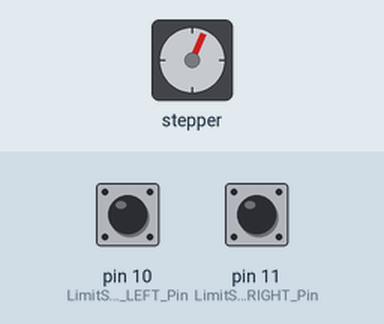
The sketch below on a simulated Arduino Uno, built with avr-gcc and run on an emulated ATmega328P. Shown: stepper motor. Wiring (inferred from the names in the program): stepper motor driver (200 steps per turn assumed): step pin 5; direction pin 2; enable pin 8. The inputs (shaded band) are chosen by the test bench; at power-on: pin 11 (LimitSwitch_RIGHT_Pin) HIGH, pin 10 (LimitSwitch_LEFT_Pin) LOW.

Above: at 2.8 s.
2.9 s: pin 11 (LimitSwitch_RIGHT_Pin) pulled LOW for 0.15 s
At 3.9 s:
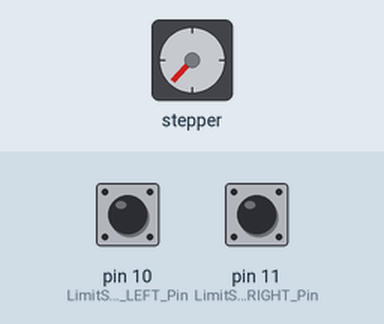
6.0 s: pin 10 (LimitSwitch_LEFT_Pin) pulled HIGH for 1 s
At 7.35 s:
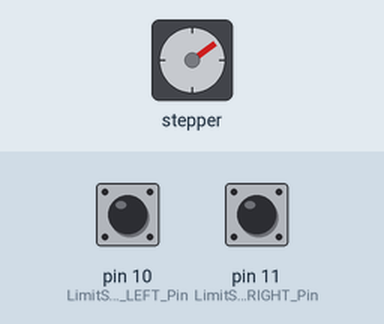
9.6 s: pin 10 (LimitSwitch_LEFT_Pin) pulled HIGH for 0.15 s
At 9.75 s:
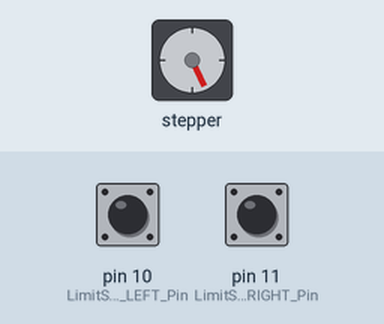
12.7 s: pin 11 (LimitSwitch_RIGHT_Pin) pulled LOW for 1 s
Timing chart, 0 to 23.7 s (numbered marks = the images above; inputs shaded):
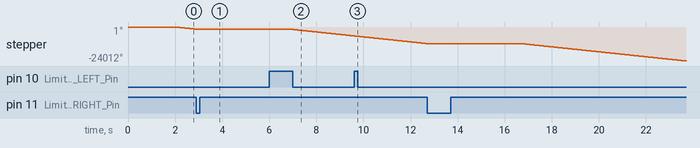

The sketch:

code1.ino
```cpp
// defines pins numbers

const int stepPin = 5;

const int dirPin = 2;

const int enPin = 8;

const int LimitSwitch_LEFT_Pin  = 10;

const int LimitSwitch_RIGHT_Pin = 11;


void setup() {


  Serial.begin(9600);


  pinMode(LimitSwitch_LEFT_Pin , INPUT);

  pinMode(LimitSwitch_RIGHT_Pin , INPUT);


  // Sets the two pins as Outputs

  pinMode(stepPin,OUTPUT);

  pinMode(dirPin,OUTPUT);


  pinMode(enPin,OUTPUT);

  digitalWrite(enPin,LOW);


  // Set Dir to Home switch

  digitalWrite(dirPin,HIGH); // Enables the motor to move in a particular direction


}

void loop() {


    int leftSw  = digitalRead( LimitSwitch_LEFT_Pin);

    int rightSw = digitalRead( LimitSwitch_RIGHT_Pin);


    if( (leftSw  == HIGH && (digitalRead(dirPin) == HIGH)) ||

        (rightSw == HIGH && (digitalRead(dirPin) == LOW)) ){


        motorStep(1);


    }

    else if( leftSw == LOW && (digitalRead(dirPin) == HIGH) ){

          digitalWrite(dirPin,LOW);

          delay(2000);

    }

    else if( rightSw == LOW && (digitalRead(dirPin) == LOW ) ){

          digitalWrite(dirPin,HIGH);

          delay(2000);

    }


}

void motorStep( int MAX){


   for(int x = 0; x < MAX; x++) {

        digitalWrite(stepPin,HIGH);

        delayMicroseconds(500);

        digitalWrite(stepPin,LOW);

        delayMicroseconds(500);

      }


}
```
